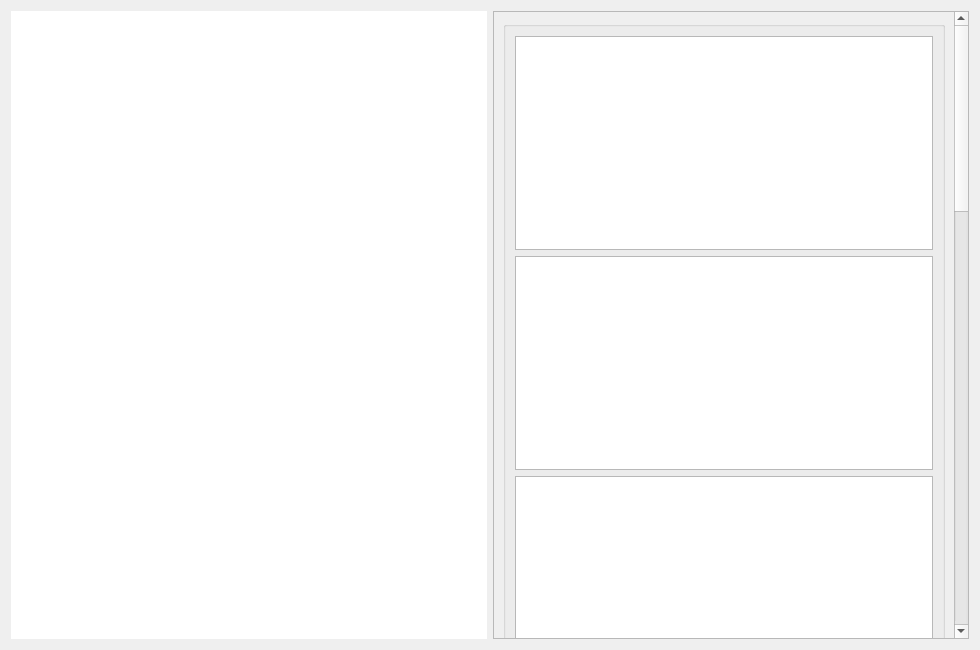
<?xml version="1.0" encoding="UTF-8"?>
<ui version="4.0">
 <class>FlightGraphs</class>
 <widget class="QWidget" name="FlightGraphs">
  <property name="geometry">
   <rect>
    <x>0</x>
    <y>0</y>
    <width>980</width>
    <height>650</height>
   </rect>
  </property>
  <property name="windowTitle">
   <string>Form</string>
  </property>
  <property name="autoFillBackground">
   <bool>false</bool>
  </property>
  <property name="styleSheet">
   <string notr="true">background-color: qconicalgradient(cx:0.5, cy:0.5, angle:0, stop:0 rgba(35, 40, 3, 255), stop:0.16 rgba(136, 106, 22, 255), stop:0.225 rgba(166, 140, 41, 255), stop:0.285 rgba(204, 181, 74, 255), stop:0.345 rgba(235, 219, 102, 255), stop:0.415 rgba(245, 236, 112, 255), stop:0.52 rgba(209, 190, 76, 255), stop:0.57 rgba(187, 156, 51, 255), stop:0.635 rgba(168, 142, 42, 255), stop:0.695 rgba(202, 174, 68, 255), stop:0.75 rgba(218, 202, 86, 255), stop:0.815 rgba(208, 187, 73, 255), stop:0.88 rgba(187, 156, 51, 255), stop:0.935 rgba(137, 108, 26, 255), stop:1 rgba(35, 40, 3, 255));</string>
  </property>
  <layout class="QGridLayout" name="gridLayout">
   <item row="0" column="2" rowspan="3">
    <widget class="QScrollArea" name="scrollArea">
     <property name="sizePolicy">
      <sizepolicy hsizetype="Preferred" vsizetype="Preferred">
       <horstretch>0</horstretch>
       <verstretch>0</verstretch>
      </sizepolicy>
     </property>
     <property name="minimumSize">
      <size>
       <width>0</width>
       <height>0</height>
      </size>
     </property>
     <property name="widgetResizable">
      <bool>true</bool>
     </property>
     <widget class="QWidget" name="container">
      <property name="geometry">
       <rect>
        <x>0</x>
        <y>0</y>
        <width>456</width>
        <height>2022</height>
       </rect>
      </property>
      <layout class="QVBoxLayout" name="verticalLayout">
       <item>
        <widget class="QGroupBox" name="groupBox">
         <property name="minimumSize">
          <size>
           <width>0</width>
           <height>2000</height>
          </size>
         </property>
         <property name="title">
          <string/>
         </property>
         <layout class="QVBoxLayout" name="verticalLayout_2">
          <item>
           <widget class="QChartView" name="posVarChart">
            <property name="sizePolicy">
             <sizepolicy hsizetype="Expanding" vsizetype="Preferred">
              <horstretch>0</horstretch>
              <verstretch>0</verstretch>
             </sizepolicy>
            </property>
           </widget>
          </item>
          <item>
           <widget class="QChartView" name="velVarChart">
            <property name="sizePolicy">
             <sizepolicy hsizetype="Expanding" vsizetype="Preferred">
              <horstretch>0</horstretch>
              <verstretch>0</verstretch>
             </sizepolicy>
            </property>
           </widget>
          </item>
          <item>
           <widget class="QChartView" name="pitchChart">
            <property name="sizePolicy">
             <sizepolicy hsizetype="Expanding" vsizetype="Preferred">
              <horstretch>0</horstretch>
              <verstretch>0</verstretch>
             </sizepolicy>
            </property>
           </widget>
          </item>
          <item>
           <widget class="QChartView" name="rollChart">
            <property name="sizePolicy">
             <sizepolicy hsizetype="Expanding" vsizetype="Preferred">
              <horstretch>0</horstretch>
              <verstretch>0</verstretch>
             </sizepolicy>
            </property>
           </widget>
          </item>
          <item>
           <widget class="QChartView" name="yawChart">
            <property name="sizePolicy">
             <sizepolicy hsizetype="Expanding" vsizetype="Preferred">
              <horstretch>0</horstretch>
              <verstretch>0</verstretch>
             </sizepolicy>
            </property>
           </widget>
          </item>
          <item>
           <widget class="QChartView" name="one">
            <property name="sizePolicy">
             <sizepolicy hsizetype="Expanding" vsizetype="Preferred">
              <horstretch>0</horstretch>
              <verstretch>0</verstretch>
             </sizepolicy>
            </property>
           </widget>
          </item>
          <item>
           <widget class="QChartView" name="two">
            <property name="sizePolicy">
             <sizepolicy hsizetype="Expanding" vsizetype="Preferred">
              <horstretch>0</horstretch>
              <verstretch>0</verstretch>
             </sizepolicy>
            </property>
           </widget>
          </item>
          <item>
           <widget class="QChartView" name="three">
            <property name="sizePolicy">
             <sizepolicy hsizetype="Expanding" vsizetype="Preferred">
              <horstretch>0</horstretch>
              <verstretch>0</verstretch>
             </sizepolicy>
            </property>
           </widget>
          </item>
          <item>
           <widget class="QChartView" name="four">
            <property name="sizePolicy">
             <sizepolicy hsizetype="Expanding" vsizetype="Preferred">
              <horstretch>0</horstretch>
              <verstretch>0</verstretch>
             </sizepolicy>
            </property>
           </widget>
          </item>
         </layout>
        </widget>
       </item>
      </layout>
     </widget>
    </widget>
   </item>
   <item row="0" column="0" rowspan="3">
    <widget class="QWidget" name="placeholder" native="true">
     <property name="sizePolicy">
      <sizepolicy hsizetype="Preferred" vsizetype="Expanding">
       <horstretch>0</horstretch>
       <verstretch>0</verstretch>
      </sizepolicy>
     </property>
     <property name="styleSheet">
      <string notr="true">background-color: rgb(255, 255, 255);</string>
     </property>
    </widget>
   </item>
  </layout>
 </widget>
 <customwidgets>
  <customwidget>
   <class>QChartView</class>
   <extends>QGraphicsView</extends>
   <header>QtCharts</header>
  </customwidget>
 </customwidgets>
 <resources/>
 <connections/>
</ui>
